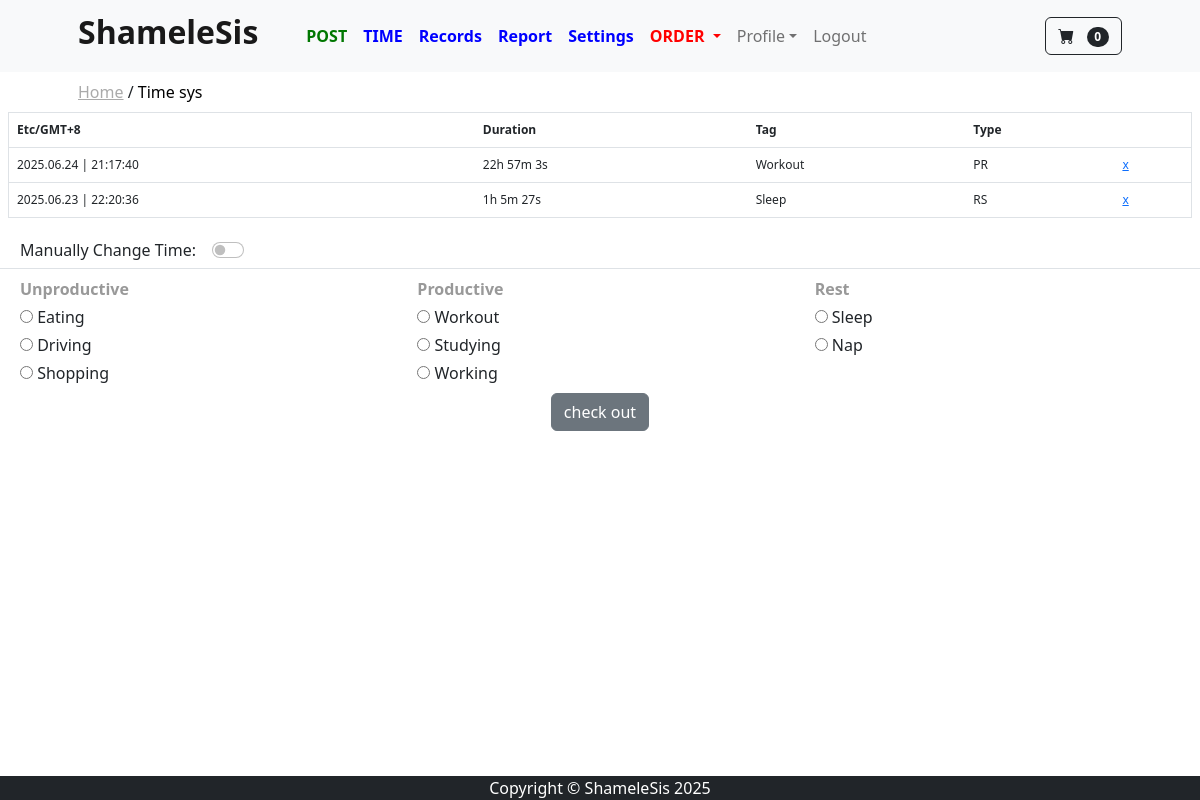
The page /time_sys/ (signed in) on the database as committed earlier.
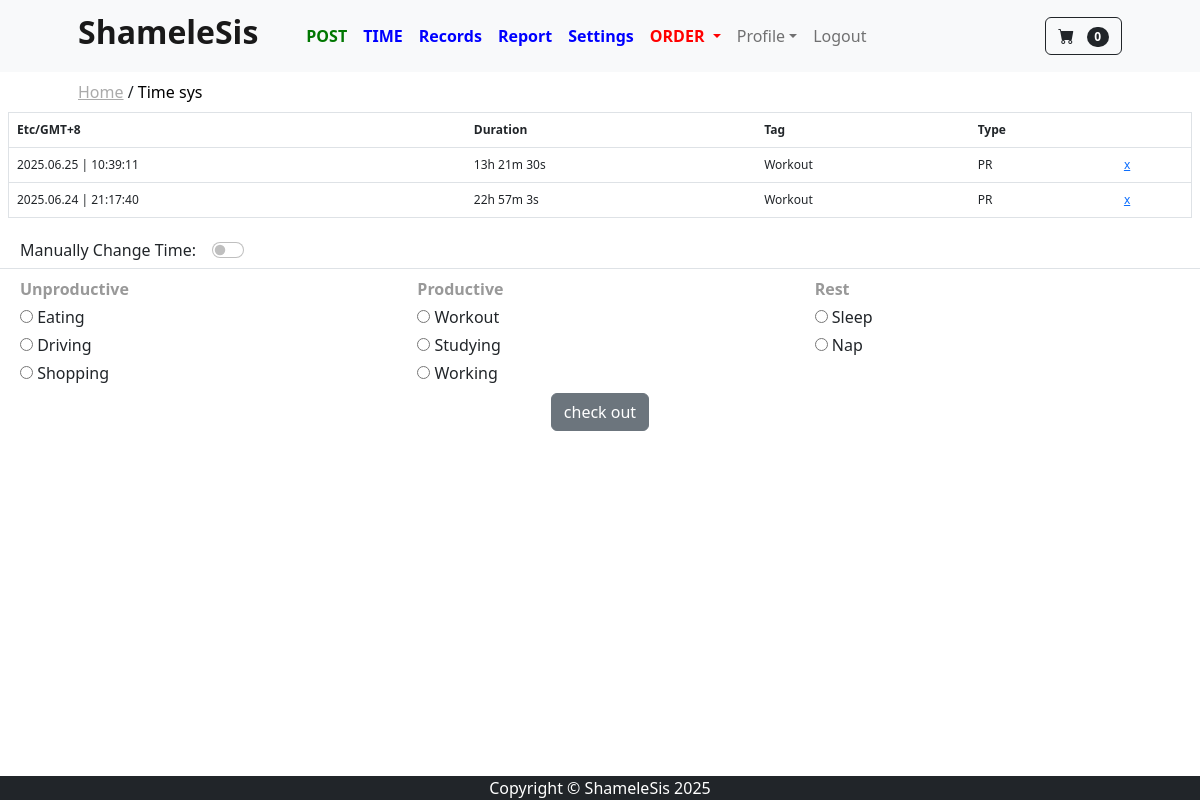
The same page on the database as committed later.
### time_sys/models.py (models this page shows, shortened)
class TimeRecord(models.Model):
    user = models.ForeignKey(User, on_delete=models.CASCADE)
    end = models.DateTimeField()
    duration = models.IntegerField()
    tag = models.CharField(max_length=255)
    type = models.CharField(max_length=255)
    @property
    def formatted_duration(self):
        seconds = self.duration
        minutes = self.duration // 60
        seconds = seconds % 60
        if minutes < 60:
            return f"{minutes}M"
        hours = minutes // 60
        minutes = minutes % 60
        return f"{hours}h {minutes}m {seconds}s"

class TimeTag(models.Model):
    user = models.ForeignKey(User, on_delete=models.CASCADE)
    tag = models.CharField(max_length=255)
    type = models.CharField(max_length=255)

### time_sys/views.py (the view, shortened to what this page needs)
# urls.py: path('', views.time_checkout, name='time_checkout'),
@login_required
def time_checkout(request):
    form = TimeCheckoutForm(request.POST or None)
    form_del = RecordDel(request.POST or None)
    user_id = request.user.id
    user_instance = User.objects.get(id=user_id)
    tags = TimeTag.objects.filter(user=user_instance)
    record_qs = TimeRecord.objects.filter(user=user_instance)
    checkout_time = timezone.now()
    if not tags.exists():
        messages.error(request, 'Please create a Time-Tag first.')
        return redirect('time_settings')
    if not record_qs.exists():
        TimeRecord.objects.create(
            user=user_instance,
            tag='start',
            end=checkout_time,  # <- this_utc, not datetime.this_utc()
            duration=0,
            type='UN'
        )
        messages.success(request, "Started first record.")
        return redirect('time_checkout')
    else:
        this_utc = timezone.now()
        last_utc = record_qs.order_by('-id').first().end
    if form.errors:
        for field, errs in form.errors.items():
            for err in errs:
                messages.error(request, f'{field}: {err}')
    records = TimeRecord.objects.filter(user=user_instance).order_by('-id')[:2]
    context = {
        'form': form,
        'form_del':form_del,
        'tags': tags,
        'timezone': timezone_display(request.user.profile),
        'now': this_utc,
        'last': last_utc if record_qs.exists() else None,
        'records': records
    }
    return render(request, 'time/time_checkout.html', context)

### time_sys/forms.py
class TimeCheckoutForm(forms.Form):
    time_tag = forms.CharField(required=True)
    time_switch = forms.CharField(required=False)
    time_correction = forms.DateTimeField(required=False)

class RecordDel(forms.Form):
    del_id = forms.IntegerField()

### cart/cart.py (called while the page is built)
    def __len__(self):
        return len(self.cart)

### cart/context_processors.py (called while the page is built)
def cart(request):
    return {'cart': Cart(request)}

### store/context_processors.py (called while the page is built)
def base_breadcrumbs(request):
    path = request.path
    parts = path.strip('/').split('/')
    breadcrumbs = []
    url = ''
    for part in parts:
        url += f'/{part}'
        breadcrumbs.append({'name': part.replace('_', ' ').capitalize(), 'url': url})
    return {'breadcrumbs': breadcrumbs}

### store/templatetags/breadcrumbs.py (called while the page is built)
@register.inclusion_tag('breadcrumbs.html')
def show_breadcrumbs(breadcrumbs):
    return {'breadcrumbs': breadcrumbs}

### time_sys/utils.py (called while the page is built)
def timezone_display(user):
    if user.timezone[7]=="-":
        timezone_string = user.timezone.replace("-", "+")
    else:
        timezone_string = user.timezone.replace("+", "-")
    return timezone_string

### time_sys/templates/time/time_checkout.html (shortened to what this page needs)
{% extends 'base.html' %}
{% block content %}
{% load tz %}
<form method="POST" class="form-register" id="my_form">
<div class="container-fluid px-2" style="font-size:12px">
   <div class="row">
    <div class="col-12">
        <table class="table border border-1">
            <thead>
               <tr>
                  <th scope="col">{{ timezone }}</th>
                  <th scope="col">Duration</th>
                  <th scope="col">Tag</th>
                  <th scope="col">Type</th>
                  <th scope="col"></th>
               </tr>
            </thead>
            <tbody>
               {% for record in records %}
               <tr>
                  {% timezone request.user.profile.timezone %}
                  <td>{{ record.end|date:"Y.m.d | H:i:s" }}</td>
                  {% endtimezone %}
                  <td>{{ record.formatted_duration }}</td>
                  <td>{{ record.tag }}</td>
                  <td>{{ record.type }}</td>
                  <td>
                     <a href="javascript:{}" onclick="
                           document.getElementById('ch{{ record.id }}').checked = true;
                           document.getElementById('my_form').submit();
                           ">x</a>
                  </td>
               </tr>
               {% endfor %}
            </tbody>
         </table>
    </div>
   </div>
</div>
</form>
<form method="POST" class="form-register">
<div class="container-fluid text-center border-bottom mt-1 pb-1 mb-2" >
    <div class="row" >
        <div class="col-12 text-center">
            <div class="ms-2" style="float:left;">Manually Change Time:</div>
            <div class="col-6 form-check form-switch ms-3" style="float:left">
                    <input class="form-check-input" type="checkbox" name="time_switch" id="switch" value="1" onclick="myFunction()"/>
            </div>
        </div>
    </div>
</div>
<div class="container-fluid">
    <div class="row ps-2" style="font-weight:bold;color:#999">
        <div class="col-4 pe-0 title_time">Unproductive</div>
        <div class="col-4 pe-0 title_time">Productive</div>
        <div class="col-4 pe-0 title_time">Rest</div>
    </div>
    <div class="row mb-2 ps-2">
        <div class="col-4 pe-0">
            {% for tag in tags %}
            {% if tag.type == 'UN' %}
                <div class="col text_d_title pt-1">
                   <input type="radio" id="{{ tag.tag }}" name="time_tag" value="{{ tag.tag }}-{{ tag.type }}">
                   <label for="{{ tag.tag }}">{{tag.tag}}</label>
               </div>
            {% endif %}
            {% endfor %}
        </div>
        <div class="col-4 pe-0">
            {% for tag in tags %}
            {% if tag.type == 'PR' %}
                <div class="col text_d_title pt-1">
                   <input type="radio" id="{{ tag.tag }}" name="time_tag" value="{{ tag.tag }}-{{ tag.type }}">
                   <label for="{{ tag.tag }}">{{tag.tag}}</label>
               </div>
            {% endif %}
            {% endfor %}
        </div>
        <div class="col-4 pe-0">
            {% for tag in tags %}
            {% if tag.type == 'RS' %}
                <div class="col text_d_title pt-1">
                   <input type="radio" id="{{ tag.tag }}" name="time_tag" value="{{ tag.tag }}-{{ tag.type }}">
                   <label for="{{ tag.tag }}">{{tag.tag}}</label>
               </div>
            {% endif %}
            {% endfor %}
        </div>
    </div>
</div>
<div class="container text-center" >
    <div class="row">
        <div class="col-12 pt-0" style="">
            <button type="submit" class="btn btn-secondary mb-3">check out</button>
        </div>
    </div>
</div>
</form>
{% endblock %}

Rows that differ between the two databases and show on the page:
no longer on this page (row unchanged): TimeRecord: end|H "2025.06.23 | 22:20:36", formatted_duration "1h 5m 27s", tag "Sleep", type "RS"
added TimeRecord: end|H "2025.06.25 | 10:39:11", formatted_duration "13h 21m 30s", tag "Workout", type "PR"
